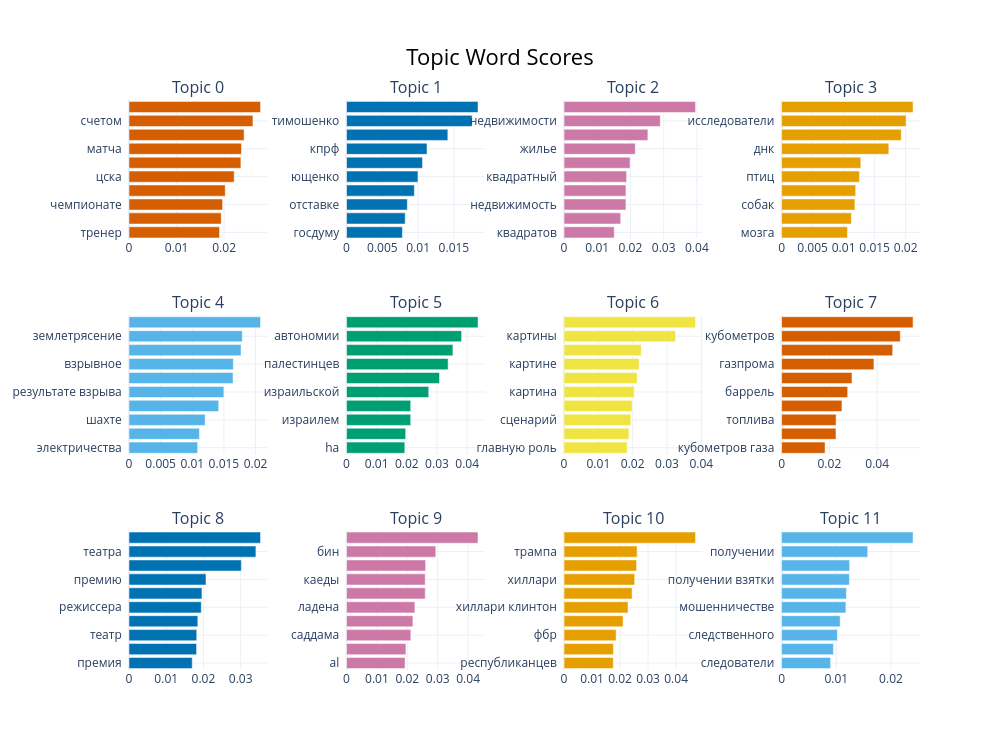

Notebook cell for this chart:
### Markdown cell above
Смотрю глазами что топ читается как один или два сюжета без откровенного мусора

### Code cell
fig_barchart = best_model.visualize_barchart(top_n_topics=12, n_words=10)
fig_barchart.show()

### Figure 1 — Plotly figure (JSON) as saved in the notebook; plotly's stock layout.template omitted (floating-point values rounded to 4 significant figures)
{"data": [{"marker": {"color": "#D55E00"}, "orientation": "h", "type": "bar", "x": [0.01903, 0.0194, 0.01968, 0.02024, 0.02212, 0.02353, 0.02366, 0.0242, 0.02607, 0.02766], "xaxis": "x", "y": ["тренер  ", "минуте  ", "чемпионате  ", "сборная  ", "цска  ", "лиги  ", "матча  ", "матч  ", "счетом  ", "матче  "], "yaxis": "y"}, {"marker": {"color": "#0072B2"}, "orientation": "h", "type": "bar", "x": [0.007804, 0.008197, 0.008494, 0.009474, 0.009979, 0.01062, 0.01124, 0.01416, 0.01755, 0.01837], "xaxis": "x2", "y": ["госдуму  ", "парламентских  ", "отставке  ", "избирательных  ", "ющенко  ", "кандидатуру  ", "кпрф  ", "цик  ", "тимошенко  ", "избирателей  "], "yaxis": "y2"}, {"marker": {"color": "#CC79A7"}, "orientation": "h", "type": "bar", "x": [0.01512, 0.01705, 0.01864, 0.01864, 0.01883, 0.01987, 0.02146, 0.02525, 0.02898, 0.0396], "xaxis": "x3", "y": ["квадратов  ", "аренды  ", "недвижимость  ", "квадратный метр  ", "квадратный  ", "метр  ", "жилье  ", "квартир  ", "недвижимости  ", "жилья  "], "yaxis": "y3"}, {"marker": {"color": "#E69F00"}, "orientation": "h", "type": "bar", "x": [0.01062, 0.01125, 0.01181, 0.01195, 0.01254, 0.01277, 0.01728, 0.01928, 0.02006, 0.02119], "xaxis": "x4", "y": ["мозга  ", "исследователей  ", "собак  ", "клетки  ", "птиц  ", "животные  ", "днк  ", "животное  ", "исследователи  ", "журнале  "], "yaxis": "y4"}, {"marker": {"color": "#56B4E9"}, "orientation": "h", "type": "bar", "x": [0.01085, 0.01113, 0.01203, 0.01418, 0.01499, 0.01644, 0.01649, 0.0177, 0.0179, 0.02078], "xaxis": "x5", "y": ["электричества  ", "спасатели  ", "шахте  ", "произошел взрыв  ", "результате взрыва  ", "взрывное устройство  ", "взрывное  ", "мчс  ", "землетрясение  ", "землетрясения  "], "yaxis": "y5"}, {"marker": {"color": "#009E73"}, "orientation": "h", "type": "bar", "x": [0.01933, 0.01961, 0.02128, 0.02129, 0.02726, 0.03083, 0.03369, 0.03528, 0.03815, 0.04361], "xaxis": "x6", "y": ["ha  ", "ливана  ", "израилем  ", "израильского  ", "израильской  ", "израильских  ", "палестинцев  ", "израильские  ", "автономии  ", "палестинской  "], "yaxis": "y6"}, {"marker": {"color": "#F0E442"}, "orientation": "h", "type": "bar", "x": [0.01839, 0.01891, 0.01947, 0.01985, 0.02045, 0.0213, 0.02186, 0.0225, 0.03248, 0.03832], "xaxis": "x7", "y": ["главную роль  ", "режиссера  ", "сценарий  ", "сериала  ", "картина  ", "съемки  ", "картине  ", "прокат  ", "картины  ", "фильме  "], "yaxis": "y7"}, {"marker": {"color": "#D55E00"}, "orientation": "h", "type": "bar", "x": [0.01819, 0.02276, 0.02281, 0.02526, 0.02766, 0.02946, 0.03864, 0.04648, 0.04967, 0.05502], "xaxis": "x8", "y": ["кубометров газа  ", "добычи  ", "топлива  ", "опек  ", "баррель  ", "баррелей  ", "газпрома  ", "нефть  ", "кубометров  ", "газпром  "], "yaxis": "y8"}, {"marker": {"color": "#0072B2"}, "orientation": "h", "type": "bar", "x": [0.01699, 0.01815, 0.01819, 0.01849, 0.01942, 0.0196, 0.02068, 0.03017, 0.03409, 0.03533], "xaxis": "x9", "y": ["премия  ", "приз  ", "театр  ", "спектакль  ", "режиссера  ", "жюри  ", "премию  ", "фестиваль  ", "театра  ", "фестиваля  "], "yaxis": "y9"}, {"marker": {"color": "#CC79A7"}, "orientation": "h", "type": "bar", "x": [0.01925, 0.01953, 0.02115, 0.02183, 0.02248, 0.02588, 0.02588, 0.02602, 0.02937, 0.04325], "xaxis": "x10", "y": ["al  ", "бин ладена  ", "саддама  ", "ирак  ", "ладена  ", "аль каеды  ", "каеды  ", "хусейна  ", "бин  ", "ирака  "], "yaxis": "y10"}, {"marker": {"color": "#E69F00"}, "orientation": "h", "type": "bar", "x": [0.01757, 0.01761, 0.01858, 0.02107, 0.02283, 0.02429, 0.02522, 0.0259, 0.02609, 0.04694], "xaxis": "x11", "y": ["республиканцев  ", "барак  ", "фбр  ", "буша  ", "хиллари клинтон  ", "цру  ", "хиллари  ", "трамп  ", "трампа  ", "клинтон  "], "yaxis": "y11"}, {"marker": {"color": "#56B4E9"}, "orientation": "h", "type": "bar", "x": [0.008954, 0.009473, 0.0102, 0.01071, 0.01176, 0.01185, 0.0124, 0.01244, 0.01574, 0.02404], "xaxis": "x12", "y": ["следователи  ", "особо крупном  ", "следственного  ", "хищении  ", "мошенничестве  ", "крупном размере  ", "получении взятки  ", "крупном  ", "получении  ", "взятки  "], "yaxis": "y12"}], "layout": {"annotations": [{"font": {"size": 16}, "showarrow": false, "text": "Topic 0", "x": 0.0875, "xanchor": "center", "xref": "paper", "y": 1, "yanchor": "bottom", "yref": "paper"}, {"font": {"size": 16}, "showarrow": false, "text": "Topic 1", "x": 0.3625, "xanchor": "center", "xref": "paper", "y": 1, "yanchor": "bottom", "yref": "paper"}, {"font": {"size": 16}, "showarrow": false, "text": "Topic 2", "x": 0.6375, "xanchor": "center", "xref": "paper", "y": 1, "yanchor": "bottom", "yref": "paper"}, {"font": {"size": 16}, "showarrow": false, "text": "Topic 3", "x": 0.9125, "xanchor": "center", "xref": "paper", "y": 1, "yanchor": "bottom", "yref": "paper"}, {"font": {"size": 16}, "showarrow": false, "text": "Topic 4", "x": 0.0875, "xanchor": "center", "xref": "paper", "y": 0.6222, "yanchor": "bottom", "yref": "paper"}, {"font": {"size": 16}, "showarrow": false, "text": "Topic 5", "x": 0.3625, "xanchor": "center", "xref": "paper", "y": 0.6222, "yanchor": "bottom", "yref": "paper"}, {"font": {"size": 16}, "showarrow": false, "text": "Topic 6", "x": 0.6375, "xanchor": "center", "xref": "paper", "y": 0.6222, "yanchor": "bottom", "yref": "paper"}, {"font": {"size": 16}, "showarrow": false, "text": "Topic 7", "x": 0.9125, "xanchor": "center", "xref": "paper", "y": 0.6222, "yanchor": "bottom", "yref": "paper"}, {"font": {"size": 16}, "showarrow": false, "text": "Topic 8", "x": 0.0875, "xanchor": "center", "xref": "paper", "y": 0.2444, "yanchor": "bottom", "yref": "paper"}, {"font": {"size": 16}, "showarrow": false, "text": "Topic 9", "x": 0.3625, "xanchor": "center", "xref": "paper", "y": 0.2444, "yanchor": "bottom", "yref": "paper"}, {"font": {"size": 16}, "showarrow": false, "text": "Topic 10", "x": 0.6375, "xanchor": "center", "xref": "paper", "y": 0.2444, "yanchor": "bottom", "yref": "paper"}, {"font": {"size": 16}, "showarrow": false, "text": "Topic 11", "x": 0.9125, "xanchor": "center", "xref": "paper", "y": 0.2444, "yanchor": "bottom", "yref": "paper"}], "height": 750, "hoverlabel": {"bgcolor": "white", "font": {"family": "Rockwell", "size": 16}}, "showlegend": false, "title": {"font": {"color": "Black", "size": 22}, "text": "Topic Word Scores", "x": 0.5, "xanchor": "center", "yanchor": "top"}, "width": 1000, "xaxis": {"anchor": "y", "domain": [0, 0.175], "showgrid": true}, "xaxis10": {"anchor": "y10", "domain": [0.275, 0.45], "showgrid": true}, "xaxis11": {"anchor": "y11", "domain": [0.55, 0.725], "showgrid": true}, "xaxis12": {"anchor": "y12", "domain": [0.825, 1], "showgrid": true}, "xaxis2": {"anchor": "y2", "domain": [0.275, 0.45], "showgrid": true}, "xaxis3": {"anchor": "y3", "domain": [0.55, 0.725], "showgrid": true}, "xaxis4": {"anchor": "y4", "domain": [0.825, 1], "showgrid": true}, "xaxis5": {"anchor": "y5", "domain": [0, 0.175], "showgrid": true}, "xaxis6": {"anchor": "y6", "domain": [0.275, 0.45], "showgrid": true}, "xaxis7": {"anchor": "y7", "domain": [0.55, 0.725], "showgrid": true}, "xaxis8": {"anchor": "y8", "domain": [0.825, 1], "showgrid": true}, "xaxis9": {"anchor": "y9", "domain": [0, 0.175], "showgrid": true}, "yaxis": {"anchor": "x", "domain": [0.7556, 1], "showgrid": true}, "yaxis10": {"anchor": "x10", "domain": [0, 0.2444], "showgrid": true}, "yaxis11": {"anchor": "x11", "domain": [0, 0.2444], "showgrid": true}, "yaxis12": {"anchor": "x12", "domain": [0, 0.2444], "showgrid": true}, "yaxis2": {"anchor": "x2", "domain": [0.7556, 1], "showgrid": true}, "yaxis3": {"anchor": "x3", "domain": [0.7556, 1], "showgrid": true}, "yaxis4": {"anchor": "x4", "domain": [0.7556, 1], "showgrid": true}, "yaxis5": {"anchor": "x5", "domain": [0.3778, 0.6222], "showgrid": true}, "yaxis6": {"anchor": "x6", "domain": [0.3778, 0.6222], "showgrid": true}, "yaxis7": {"anchor": "x7", "domain": [0.3778, 0.6222], "showgrid": true}, "yaxis8": {"anchor": "x8", "domain": [0.3778, 0.6222], "showgrid": true}, "yaxis9": {"anchor": "x9", "domain": [0, 0.2444], "showgrid": true}}}
